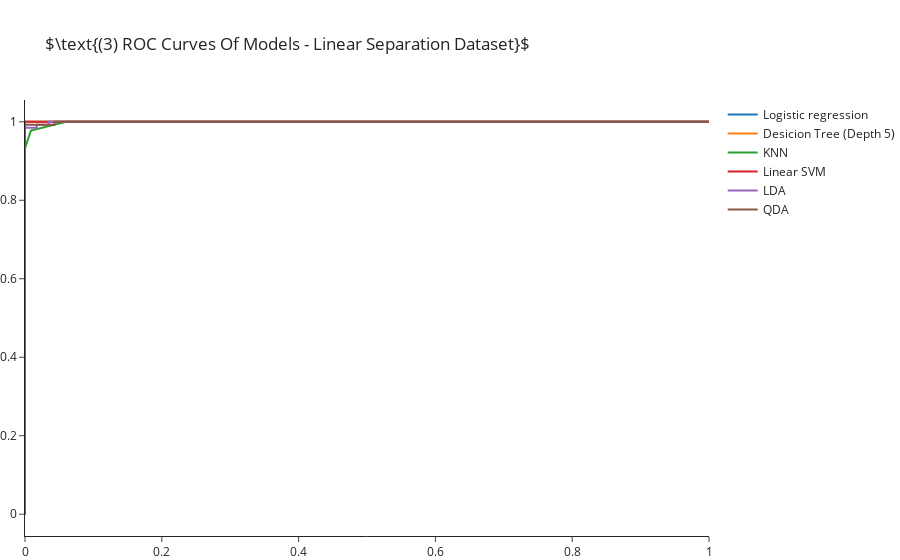

The notebook cell saved with this chart:
### Markdown cell above
## Evaluating Models

### Code cell
fig = go.Figure(layout=go.Layout(title=rf"$\text{{(3) ROC Curves Of Models - {title} Dataset}}$", margin=dict(t=100)))
for i, model in enumerate(models):
    fpr, tpr, th = metrics.roc_curve(y, model.predict_proba(X)[:, 1])
    fig.add_trace(go.Scatter(x=fpr, y=tpr, mode='lines', name=model_names[i]))
fig.show()

### Figure 1 — Plotly figure (JSON) as saved in the notebook; plotly's stock layout.template omitted (floating-point values rounded to 4 significant figures)
{"data": [{"mode": "lines", "name": "Logistic regression", "type": "scatter", "x": [0, 0, 0, 1], "y": [0, 0.007463, 1, 1]}, {"mode": "lines", "name": "Desicion Tree (Depth 5)", "type": "scatter", "x": [0, 0, 1], "y": [0, 1, 1]}, {"mode": "lines", "name": "KNN", "type": "scatter", "x": [0, 0, 0, 0.008621, 0.06034, 0.1552, 1], "y": [0, 0.8582, 0.9328, 0.9776, 1, 1, 1]}, {"mode": "lines", "name": "Linear SVM", "type": "scatter", "x": [0, 0, 0, 0.8966, 1], "y": [0, 0.1269, 1, 1, 1]}, {"mode": "lines", "name": "LDA", "type": "scatter", "x": [0, 0, 0, 0.01724, 0.01724, 0.03448, 0.03448, 1], "y": [0, 0.007463, 0.9851, 0.9851, 0.9925, 0.9925, 1, 1]}, {"mode": "lines", "name": "QDA", "type": "scatter", "x": [0, 0, 0, 0.0431, 0.0431, 1], "y": [0, 0.007463, 0.9925, 0.9925, 1, 1]}], "layout": {"margin": {"t": 100}, "title": {"text": "$\\text{(3) ROC Curves Of Models - Linear Separation Dataset}$"}}}
